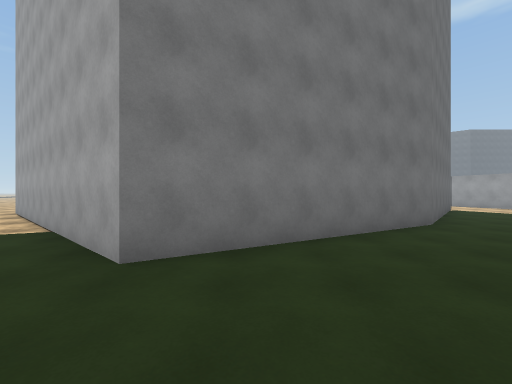
view 1 (above)

24 first-person views from a walk through a Unity game level. The camera is 1.5 m above the floor, looks level and sees 90° across. The floor is counted in squares, 2 m on a side. Each view is taken from the middle of a square. On the plan, view 1 faces up. The plan holds only what a view shows up to about 9 squares ahead; the rest is blank. The place goes on beyond the plan. The player character is not drawn. Surface patterns are stand-ins for the level's own textures.

view 2
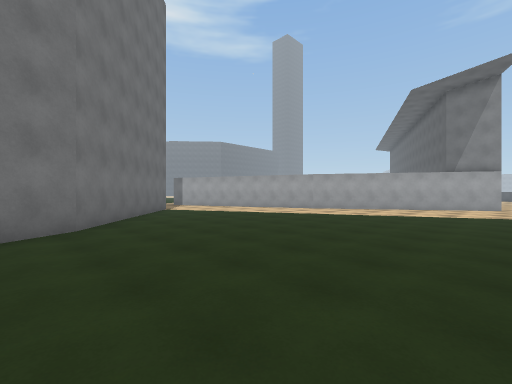

view 3
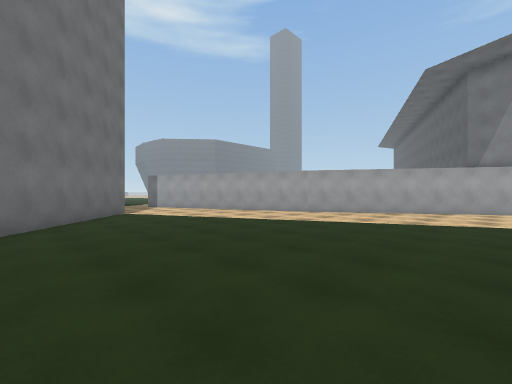

view 4
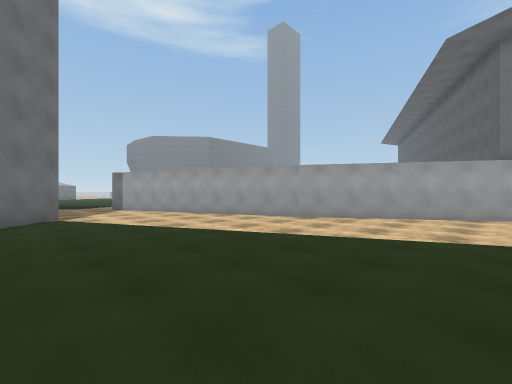

view 5
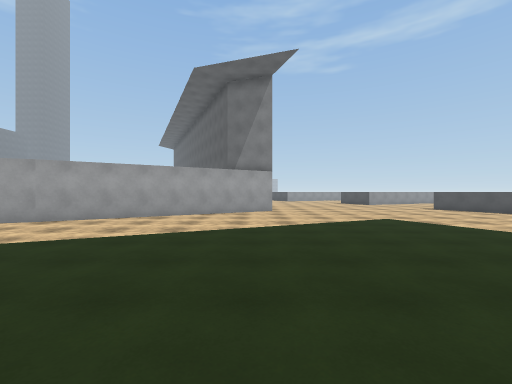

view 6
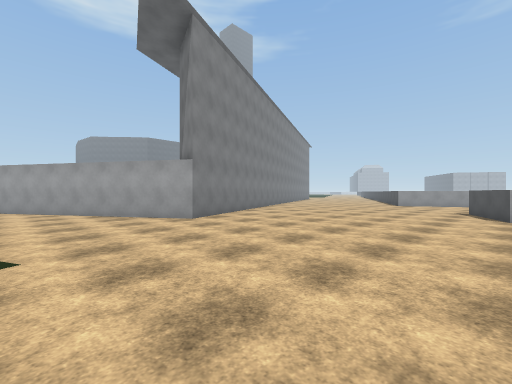

view 7
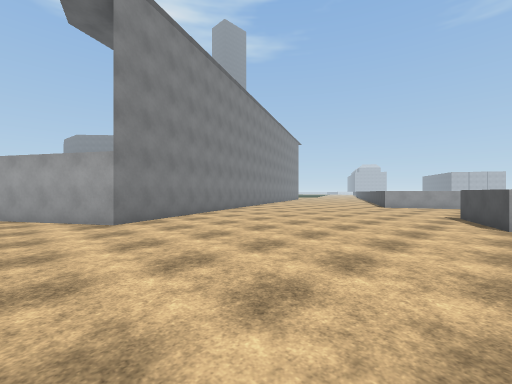

view 8
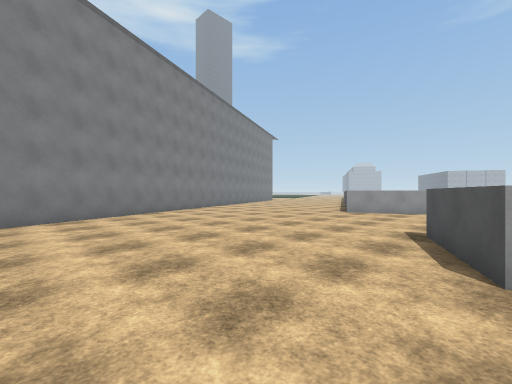

view 9
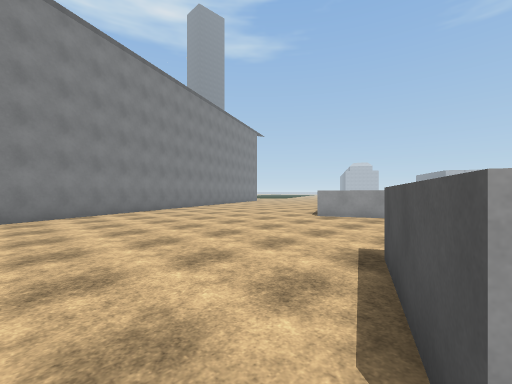

view 10
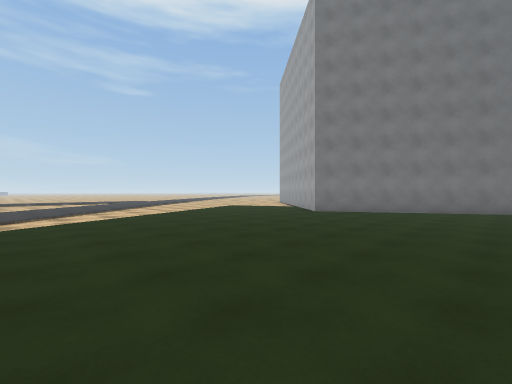

view 11
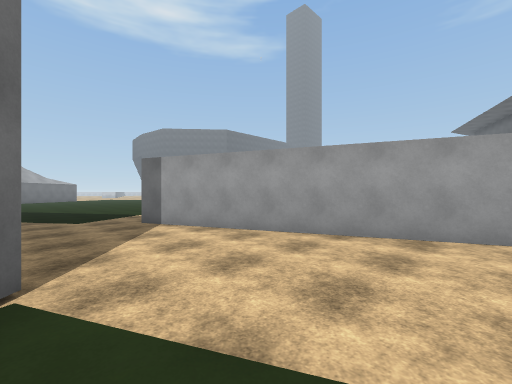

view 12
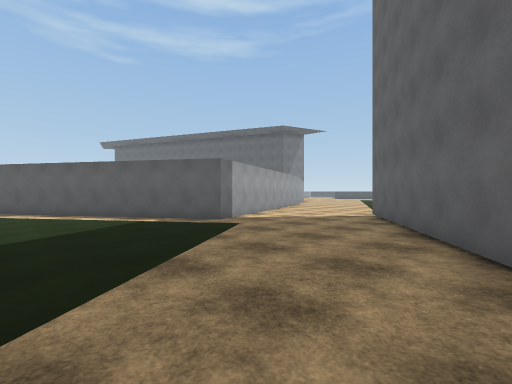

view 13
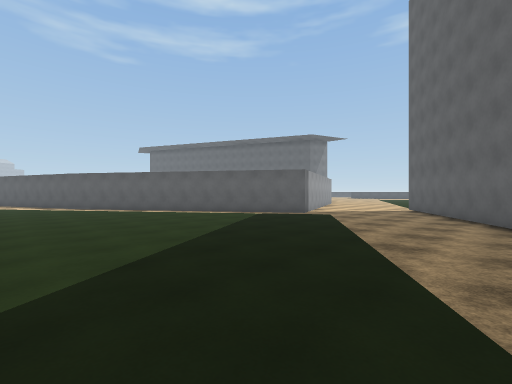

view 14
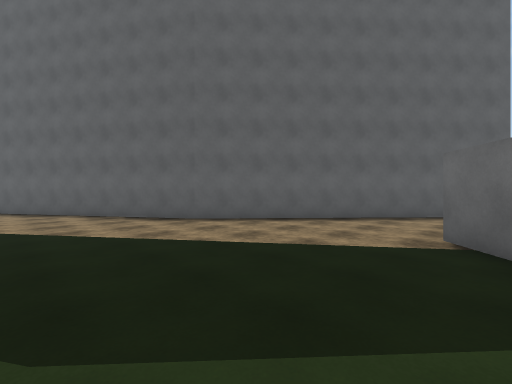

view 15
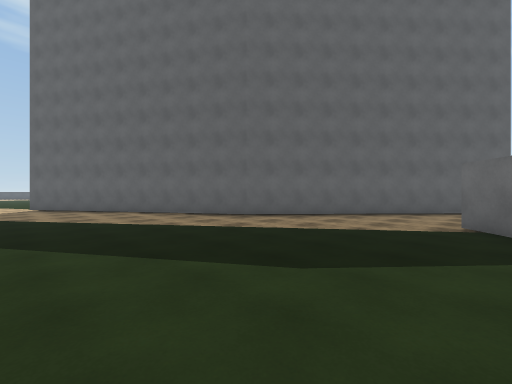

view 16
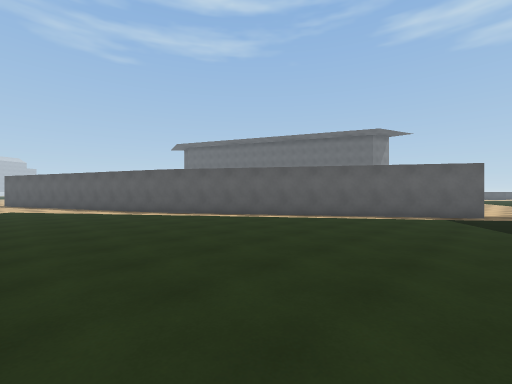

view 17
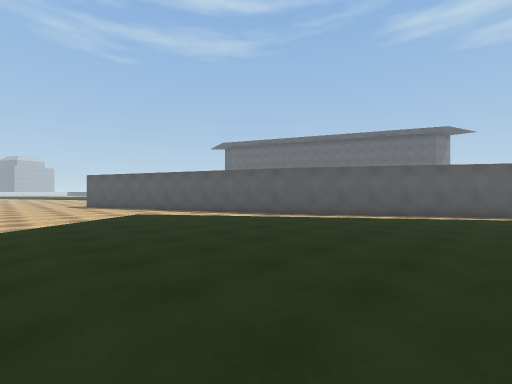

view 18
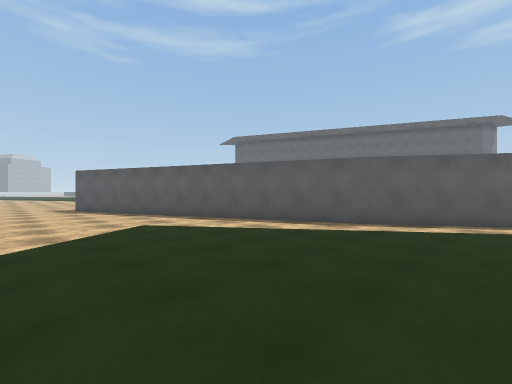

view 19
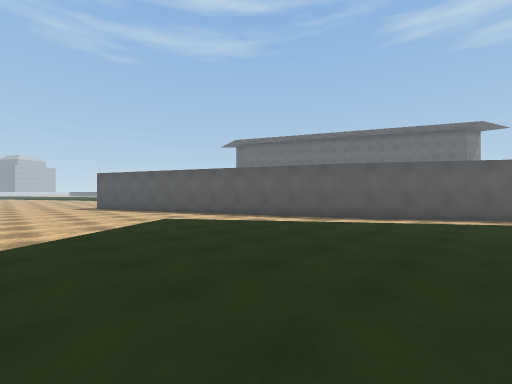

view 20
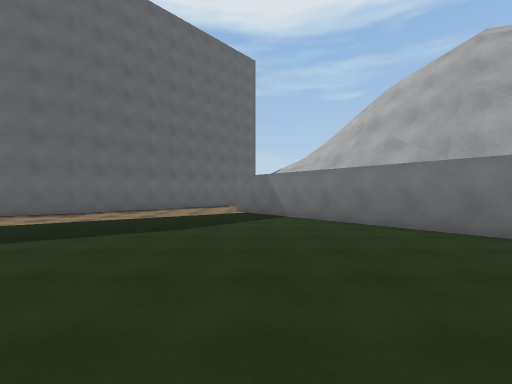

view 21
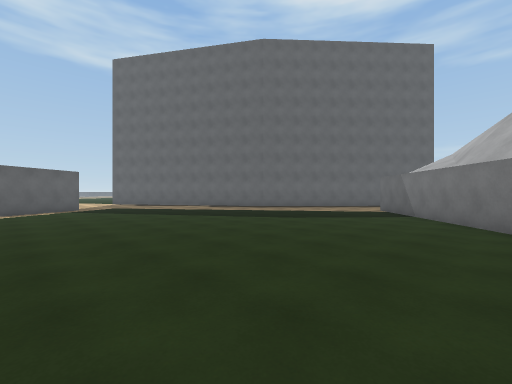

view 22
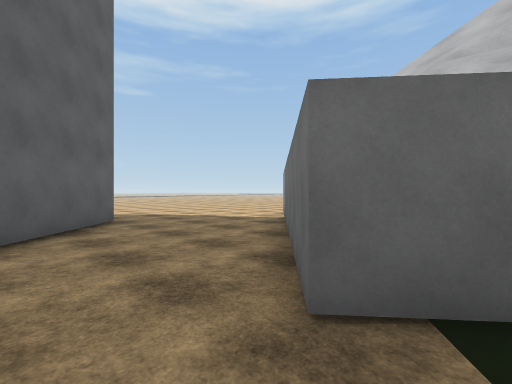

view 23
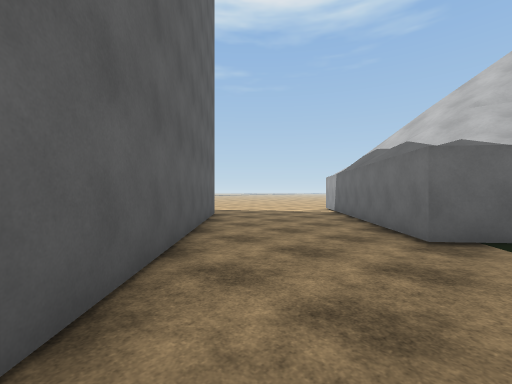

view 24
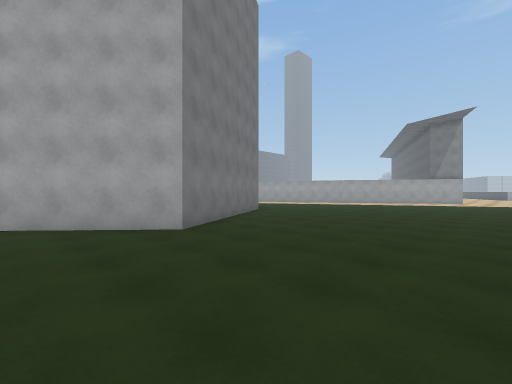

### Floor plan
Points are (right, up) in squares from view 1. A wall is a line through its corners. A room is listed if a view was taken in it or the views show most of it. See-through windows are left out.
Room 1 (views 1, 2, 3, 4, 5, 6, 7, 8, 9, 10, 11, 24)
walls: (13.8, 6.8) (11, 13.9); (22.7, -6) (25.1, -5); (7.2, 12.2) (8.1, 10.7) (4, 5.9) (-1.4, 2.7) (-4.5, 5.5); (25.1, 3.7) (17.8, 0.3) (13.8, 6.9)
ways out: opening at (9, 13.3) to room 2
Room 2 (views 12, 13, 14, 15, 16, 17, 18, 19, 20, 21, 22, 23)
walls: (7.2, 28.4) (2.2, 24.3) (-1.3, 28.4); (19.3, 20.5) (26.1, 23.4); (11, 13.9) (10.6, 14.8) (19.5, 20.6); (3.1, 18.7) (7.2, 12.2); (-3.9, 25) (3.1, 18.6)
ways out: opening at (9, 13.3) to room 1

Where each view was taken, in squares from view 1:
view 1: 0 up, 0 right, facing up
view 2: 0 up, 3 right, facing up-right
view 3: 1 up, 5 right, facing up-right
view 4: 2 up, 7 right, facing up-right
view 5: 1 up, 7 right, facing right
view 6: 6 down, 14 right, facing up-right
view 7: 6 down, 16 right, facing up-right
view 8: 6 down, 20 right, facing up-right
view 9: 6 down, 22 right, facing up-right
view 10: 6 down, 4 right, facing up-left
view 11: 8 up, 8 right, facing up-right
view 12: 19 up, 5 right, facing down-right
view 13: 23 up, 5 right, facing down-right
view 14: 25 up, 7 right, facing down-left
view 15: 25 up, 9 right, facing down-left
view 16: 25 up, 10 right, facing down-right
view 17: 28 up, 14 right, facing down-right
view 18: 27 up, 17 right, facing down-right
view 19: 28 up, 16 right, facing down-right
view 20: 25 up, 12 right, facing left
view 21: 28 up, 13 right, facing down-left
view 22: 23 up, 3 right, facing up-left
view 23: 20 up, 3 right, facing up-left
view 24: 2 down, 4 left, facing up-right
